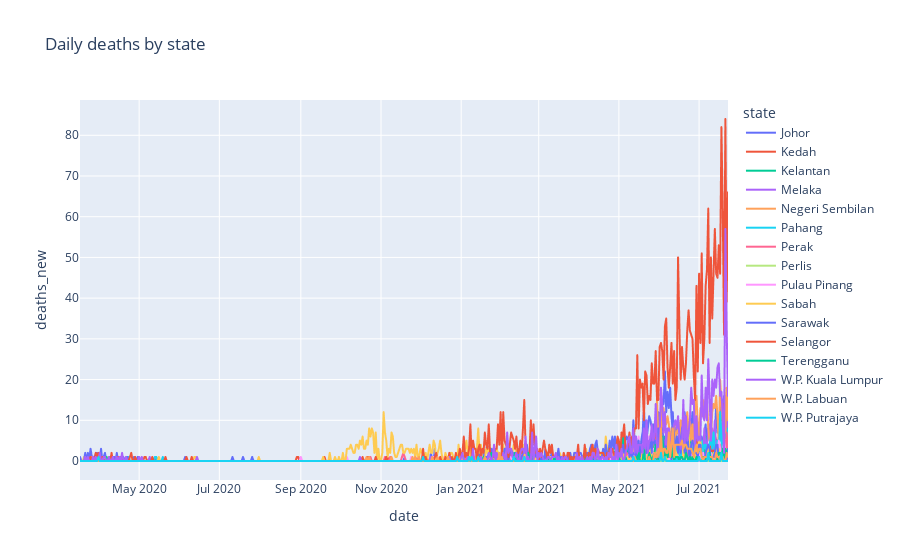

Notebook code cell kept with this figure:
### Code cell
px.line(deaths_state, x= 'date', y= 'deaths_new', color= 'state', title= 'Daily deaths by state')

### Figure 1 — Plotly figure (JSON) as saved in the notebook; plotly's stock layout.template omitted (floating-point values rounded to 4 significant figures; data arrays with more than 128 entries replaced by an {"elided": "..."} marker saying what was removed)
{"data": [{"hovertemplate": "state=Johor<br>date=%{x}<br>deaths_new=%{y}<extra></extra>", "legendgroup": "Johor", "line": {"color": "#636efa", "dash": "solid"}, "mode": "lines", "name": "Johor", "showlegend": true, "type": "scattergl", "x": {"elided": "494 str values"}, "xaxis": "x", "y": {"elided": "494 int values"}, "yaxis": "y"}, {"hovertemplate": "state=Kedah<br>date=%{x}<br>deaths_new=%{y}<extra></extra>", "legendgroup": "Kedah", "line": {"color": "#EF553B", "dash": "solid"}, "mode": "lines", "name": "Kedah", "showlegend": true, "type": "scattergl", "x": {"elided": "494 str values"}, "xaxis": "x", "y": {"elided": "494 int values"}, "yaxis": "y"}, {"hovertemplate": "state=Kelantan<br>date=%{x}<br>deaths_new=%{y}<extra></extra>", "legendgroup": "Kelantan", "line": {"color": "#00cc96", "dash": "solid"}, "mode": "lines", "name": "Kelantan", "showlegend": true, "type": "scattergl", "x": {"elided": "494 str values"}, "xaxis": "x", "y": {"elided": "494 int values"}, "yaxis": "y"}, {"hovertemplate": "state=Melaka<br>date=%{x}<br>deaths_new=%{y}<extra></extra>", "legendgroup": "Melaka", "line": {"color": "#ab63fa", "dash": "solid"}, "mode": "lines", "name": "Melaka", "showlegend": true, "type": "scattergl", "x": {"elided": "494 str values"}, "xaxis": "x", "y": {"elided": "494 int values"}, "yaxis": "y"}, {"hovertemplate": "state=Negeri Sembilan<br>date=%{x}<br>deaths_new=%{y}<extra></extra>", "legendgroup": "Negeri Sembilan", "line": {"color": "#FFA15A", "dash": "solid"}, "mode": "lines", "name": "Negeri Sembilan", "showlegend": true, "type": "scattergl", "x": {"elided": "494 str values"}, "xaxis": "x", "y": {"elided": "494 int values"}, "yaxis": "y"}, {"hovertemplate": "state=Pahang<br>date=%{x}<br>deaths_new=%{y}<extra></extra>", "legendgroup": "Pahang", "line": {"color": "#19d3f3", "dash": "solid"}, "mode": "lines", "name": "Pahang", "showlegend": true, "type": "scattergl", "x": {"elided": "494 str values"}, "xaxis": "x", "y": {"elided": "494 int values"}, "yaxis": "y"}, {"hovertemplate": "state=Perak<br>date=%{x}<br>deaths_new=%{y}<extra></extra>", "legendgroup": "Perak", "line": {"color": "#FF6692", "dash": "solid"}, "mode": "lines", "name": "Perak", "showlegend": true, "type": "scattergl", "x": {"elided": "494 str values"}, "xaxis": "x", "y": {"elided": "494 int values"}, "yaxis": "y"}, {"hovertemplate": "state=Perlis<br>date=%{x}<br>deaths_new=%{y}<extra></extra>", "legendgroup": "Perlis", "line": {"color": "#B6E880", "dash": "solid"}, "mode": "lines", "name": "Perlis", "showlegend": true, "type": "scattergl", "x": {"elided": "494 str values"}, "xaxis": "x", "y": {"elided": "494 int values"}, "yaxis": "y"}, {"hovertemplate": "state=Pulau Pinang<br>date=%{x}<br>deaths_new=%{y}<extra></extra>", "legendgroup": "Pulau Pinang", "line": {"color": "#FF97FF", "dash": "solid"}, "mode": "lines", "name": "Pulau Pinang", "showlegend": true, "type": "scattergl", "x": {"elided": "494 str values"}, "xaxis": "x", "y": {"elided": "494 int values"}, "yaxis": "y"}, {"hovertemplate": "state=Sabah<br>date=%{x}<br>deaths_new=%{y}<extra></extra>", "legendgroup": "Sabah", "line": {"color": "#FECB52", "dash": "solid"}, "mode": "lines", "name": "Sabah", "showlegend": true, "type": "scattergl", "x": {"elided": "494 str values"}, "xaxis": "x", "y": {"elided": "494 int values"}, "yaxis": "y"}, {"hovertemplate": "state=Sarawak<br>date=%{x}<br>deaths_new=%{y}<extra></extra>", "legendgroup": "Sarawak", "line": {"color": "#636efa", "dash": "solid"}, "mode": "lines", "name": "Sarawak", "showlegend": true, "type": "scattergl", "x": {"elided": "494 str values"}, "xaxis": "x", "y": {"elided": "494 int values"}, "yaxis": "y"}, {"hovertemplate": "state=Selangor<br>date=%{x}<br>deaths_new=%{y}<extra></extra>", "legendgroup": "Selangor", "line": {"color": "#EF553B", "dash": "solid"}, "mode": "lines", "name": "Selangor", "showlegend": true, "type": "scattergl", "x": {"elided": "494 str values"}, "xaxis": "x", "y": {"elided": "494 int values"}, "yaxis": "y"}, {"hovertemplate": "state=Terengganu<br>date=%{x}<br>deaths_new=%{y}<extra></extra>", "legendgroup": "Terengganu", "line": {"color": "#00cc96", "dash": "solid"}, "mode": "lines", "name": "Terengganu", "showlegend": true, "type": "scattergl", "x": {"elided": "494 str values"}, "xaxis": "x", "y": {"elided": "494 int values"}, "yaxis": "y"}, {"hovertemplate": "state=W.P. Kuala Lumpur<br>date=%{x}<br>deaths_new=%{y}<extra></extra>", "legendgroup": "W.P. Kuala Lumpur", "line": {"color": "#ab63fa", "dash": "solid"}, "mode": "lines", "name": "W.P. Kuala Lumpur", "showlegend": true, "type": "scattergl", "x": {"elided": "494 str values"}, "xaxis": "x", "y": {"elided": "494 int values"}, "yaxis": "y"}, {"hovertemplate": "state=W.P. Labuan<br>date=%{x}<br>deaths_new=%{y}<extra></extra>", "legendgroup": "W.P. Labuan", "line": {"color": "#FFA15A", "dash": "solid"}, "mode": "lines", "name": "W.P. Labuan", "showlegend": true, "type": "scattergl", "x": {"elided": "494 str values"}, "xaxis": "x", "y": {"elided": "494 int values"}, "yaxis": "y"}, {"hovertemplate": "state=W.P. Putrajaya<br>date=%{x}<br>deaths_new=%{y}<extra></extra>", "legendgroup": "W.P. Putrajaya", "line": {"color": "#19d3f3", "dash": "solid"}, "mode": "lines", "name": "W.P. Putrajaya", "showlegend": true, "type": "scattergl", "x": {"elided": "494 str values"}, "xaxis": "x", "y": {"elided": "494 int values"}, "yaxis": "y"}], "layout": {"legend": {"title": {"text": "state"}, "tracegroupgap": 0}, "title": {"text": "Daily deaths by state"}, "xaxis": {"anchor": "y", "domain": [0, 1], "title": {"text": "date"}}, "yaxis": {"anchor": "x", "domain": [0, 1], "title": {"text": "deaths_new"}}}}
